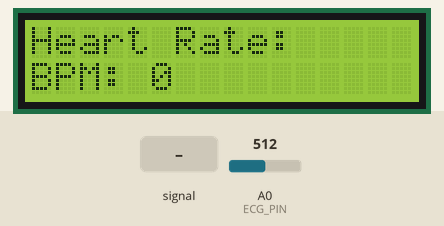
The sketch below on a simulated Arduino Uno, built with avr-gcc and run on an emulated ATmega328P. Shown: 16×2 character LCD. The inputs (shaded band) are chosen by the test bench; at power-on: A0 (ECG_PIN) = 512. What the sketch prints to the serial monitor is not drawn.

Above: at 3.2 s.
3.3 s: A0 (ECG_PIN) fed a 200 Hz sine of ±81 counts around its level
At 3.76 s:
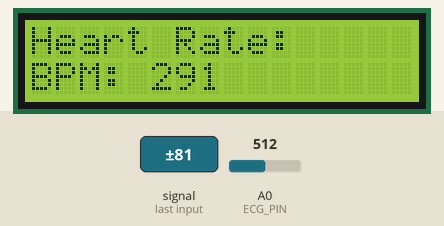
4.8 s: A0 (ECG_PIN) set to 716
At 5.7 s:
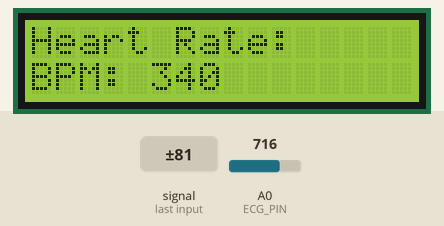
6.3 s: A0 (ECG_PIN) fed a 1000 Hz sine of ±255 counts around its level
At 13.3 s:
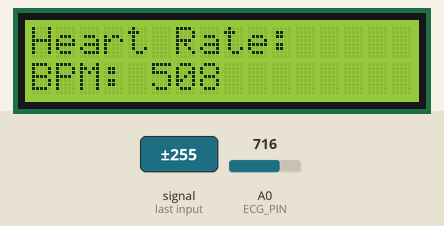
Timing chart, 0 to 14.0 s (numbered marks = the images above; inputs shaded):
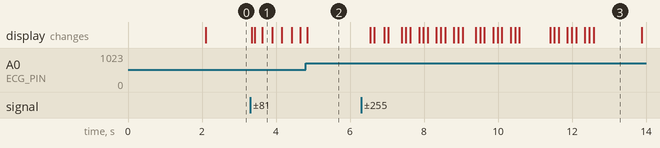

The sketch:

step1_ecg_only.ino
```cpp
#include <Wire.h>
#include <LiquidCrystal_I2C.h>

// Initialize the LCD (I2C address 0x27, 16 columns, 2 rows)
LiquidCrystal_I2C lcd(0x27, 16, 2);

// Pin for ECG signal
#define ECG_PIN A0

// Variables for heart rate calculation
unsigned long previousMillis = 0;
unsigned int heartRate = 0;
int beatDetected = 0;
int threshold = 512;  // Adjust this threshold based on the signal
unsigned long beatInterval = 0;

void setup() {
    // Initialize Serial Monitor
    Serial.begin(9600);

    // Initialize the LCD
    lcd.init();
    lcd.backlight();
    lcd.clear();
    lcd.setCursor(0, 0);
    lcd.print("ECG Heart Rate");
    delay(2000);
    lcd.clear();
}

void loop() {
    // Read ECG signal
    int ecgSignal = analogRead(ECG_PIN);

    // Check for a heartbeat (value crossing threshold)
    if (ecgSignal > threshold && beatDetected == 0) {
        beatDetected = 1;  // Beat detected
        unsigned long currentMillis = millis();
        beatInterval = currentMillis - previousMillis;
        previousMillis = currentMillis;

        // Calculate heart rate (BPM)
        if (beatInterval > 0) {
            heartRate = 60000 / beatInterval;  // 60,000 ms = 1 minute
        }

        // Debugging output to Serial Monitor
        Serial.print("ECG Signal: ");
        Serial.print(ecgSignal);
        Serial.print(" | BPM: ");
        Serial.println(heartRate);
    }

    // Reset detection when signal falls below threshold
    if (ecgSignal < threshold) {
        beatDetected = 0;
    }

    // Display heart rate on LCD
    lcd.setCursor(0, 0);
    lcd.print("Heart Rate:");
    lcd.setCursor(0, 1);
    lcd.print("BPM: ");
    lcd.print(heartRate);

    // Small delay to avoid overloading the loop
    delay(10);
}
```

Measured:
- after the input at 3.3 s, the display: first changes at once (image 1 shows a later state)
- after the input at 6.3 s, the display: first changes after 0.24 s (image 3 shows a later state)
